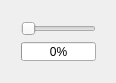
<?xml version="1.0" encoding="UTF-8"?>
<ui version="4.0">
 <class>Widget</class>
 <widget class="QWidget" name="Widget">
  <property name="geometry">
   <rect>
    <x>0</x>
    <y>0</y>
    <width>116</width>
    <height>83</height>
   </rect>
  </property>
  <property name="windowTitle">
   <string>Widget</string>
  </property>
  <widget class="QWidget" name="">
   <property name="geometry">
    <rect>
     <x>10</x>
     <y>10</y>
     <width>97</width>
     <height>62</height>
    </rect>
   </property>
   <layout class="QVBoxLayout" name="verticalLayout">
    <item>
     <widget class="QSlider" name="horizontalSlider">
      <property name="maximum">
       <number>100</number>
      </property>
      <property name="orientation">
       <enum>Qt::Horizontal</enum>
      </property>
     </widget>
    </item>
    <item>
     <widget class="QProgressBar" name="progressBar">
      <property name="value">
       <number>0</number>
      </property>
     </widget>
    </item>
   </layout>
  </widget>
 </widget>
 <layoutdefault spacing="6" margin="11"/>
 <resources/>
 <connections>
  <connection>
   <sender>horizontalSlider</sender>
   <signal>valueChanged(int)</signal>
   <receiver>progressBar</receiver>
   <slot>setValue(int)</slot>
   <hints>
    <hint type="sourcelabel">
     <x>61</x>
     <y>32</y>
    </hint>
    <hint type="destinationlabel">
     <x>55</x>
     <y>64</y>
    </hint>
   </hints>
  </connection>
  <connection>
   <sender>progressBar</sender>
   <signal>valueChanged(int)</signal>
   <receiver>horizontalSlider</receiver>
   <slot>setValue(int)</slot>
   <hints>
    <hint type="sourcelabel">
     <x>86</x>
     <y>58</y>
    </hint>
    <hint type="destinationlabel">
     <x>96</x>
     <y>26</y>
    </hint>
   </hints>
  </connection>
 </connections>
</ui>
